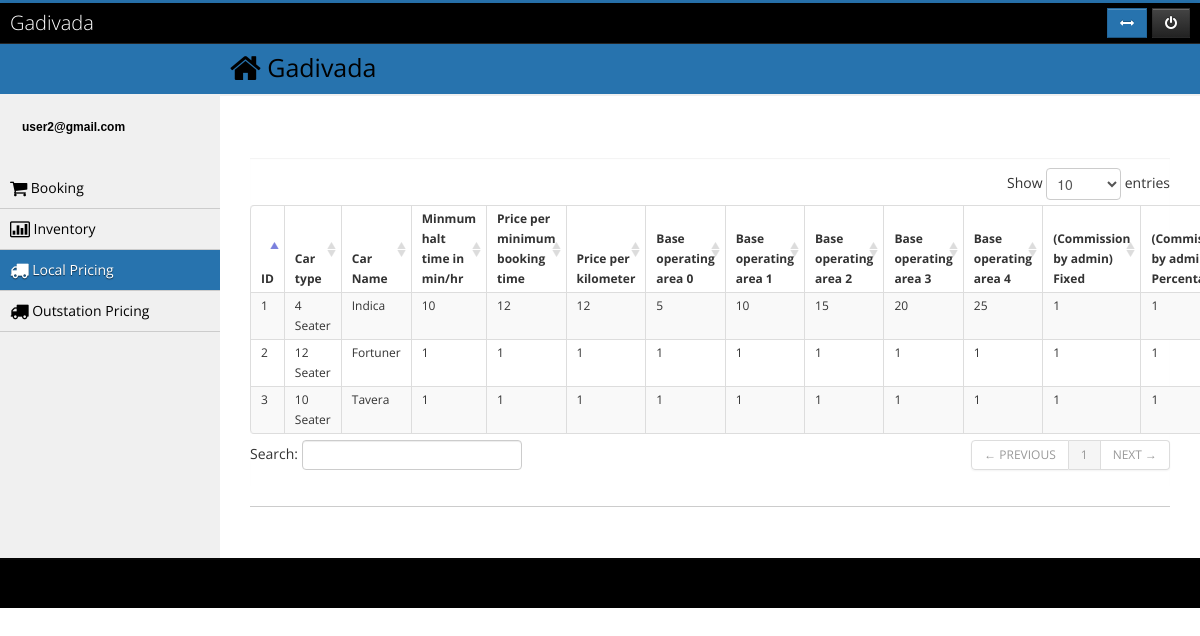
/index.php/pricing/local (signed in), run on an earlier commit of the app's database.
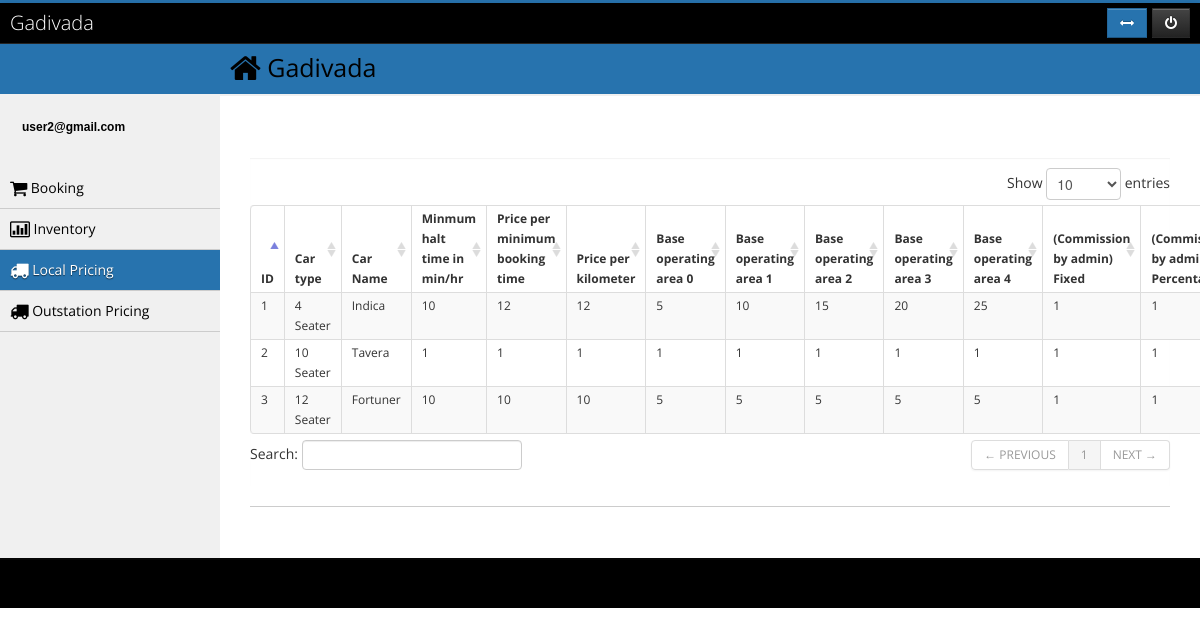
And on a later commit of the database.
### tables this page shows
CREATE TABLE IF NOT EXISTS `pricing_local` (
  `ID` int(11) NOT NULL AUTO_INCREMENT,
  `inventory_id` int(11) NOT NULL,
  `agent_id` int(11) NOT NULL,
  `price_for` varchar(50) NOT NULL COMMENT '1-Fexible, 2-Package',
  `car_type_id` int(11) NOT NULL,
  `car_model_id` int(11) NOT NULL,
  `package` varchar(200) DEFAULT NULL,
  `extra_per_km` int(11) NOT NULL DEFAULT '1',
  `extra_per_hr` int(11) NOT NULL DEFAULT '1',
  `min_halt_time` varchar(40) DEFAULT '1',
  `price_per_min_booking_time` int(11) DEFAULT '1',
  `price_per_km` int(11) DEFAULT '1',
  `commision_fixed` int(11) NOT NULL DEFAULT '1',
  `commision_percentage` int(11) NOT NULL DEFAULT '1',
  `base_operating_area_0` varchar(40) DEFAULT '1',
  `base_operating_area_1` varchar(40) DEFAULT '1',
  `base_operating_area_2` varchar(40) DEFAULT '1',
  `base_operating_area_3` varchar(40) DEFAULT '1',
  `base_operating_area_4` varchar(40) DEFAULT '1',
  `status` int(2) NOT NULL DEFAULT '1',
  PRIMARY KEY (`ID`),
  KEY `FK_pricing_local.car_type_id` (`car_type_id`),
  KEY `FK_pricing_local.car_model_id` (`car_model_id`),
  KEY `FK_pricing_local.inventory_id` (`inventory_id`)
);

CREATE TABLE IF NOT EXISTS `car_type` (
  `ID` int(11) NOT NULL AUTO_INCREMENT,
  `TYPE_NAME` varchar(100) DEFAULT NULL,
  PRIMARY KEY (`ID`)
);

CREATE TABLE IF NOT EXISTS `car_model` (
  `ID` int(11) NOT NULL AUTO_INCREMENT,
  `TYPE_ID` int(11) NOT NULL DEFAULT '0',
  `MODEL_NAME` varchar(100) NOT NULL,
  PRIMARY KEY (`ID`)
);

### application/controllers/pricing.php (called while the page is built, shortened)
<?php if ( ! defined('BASEPATH')) exit('No direct script access allowed');
class Pricing extends CI_Controller {
	public function __construct()
	{
		$this->load->model('admin_m');
		$this->load->model('city_m');
		$this->load->model('inventory_m');
		$this->load->model('car_type_m');
		$this->load->model('packages_m');
		$this->load->model('pricing_m');
	}
	public function local()
	{
		$data['local'] = $this->packages_m->get_all_local_packages();
		$data['feature'] = $this->admin_m->get_all_feature();
		$data['car_type'] = $this->car_type_m->get_all_car_type();
		$data['lf'] = 'active';
		$data['localData'] = $this->pricing_m->get_all_local_pricing_data();
		$this->load->view('local_pricing',$data);
	}
}

### index.php (called while the page is built, shortened)
<?php
require_once BASEPATH.'core/CodeIgniter.php';

### application/models/pricing_m.php (called while the page is built, shortened)
<?php
Class Pricing_m extends CI_Model{
	function get_all_local_pricing_data($id=0)
	{
		$agent_id = $this->session->userdata('id');
			$this->db->join('inventory', 'inventory.ID = pricing_local.inventory_id');
			$this->db->join('car_type', 'car_type.ID = pricing_local.car_type_id');
			$this->db->join('car_model', 'car_model.TYPE_ID = car_type.ID and car_model.ID = pricing_local.car_model_id');
			$this->db->join('package_local', 'package_local.ID = pricing_local.package','left');
			if($agent_id > 0){
				$this->db->where('inventory.agent_id',$agent_id);
			}
			$this->db->where('inventory.LOCAL',1);
			$this->db->distinct();
		$query=$this->db->get()->result();
		return $query;
	}
}
?>

### application/views/local_pricing.php (the view, shortened to what this page needs)
	<h3 align="center">Local Pricing Details</h3>
<div id="collapse4" class="body">
	<div id="question" style="display:none; cursor: default; padding:10px;">
		<h6>Are you sure to delete ?</h6>
		<br />
	</div>
	<table id="dataTable" class="table table-bordered table-condensed table-hover table-striped">
		<thead>
			<tr>
				<th>ID</th>
				<th>Car type</th>
				<th>Car Name</th>
				<th>Minmum halt time in min/hr</th>
				<th>Price per minimum booking time</th>
				<th>Price per kilometer</th>
				<th>Base operating area 0</th>
				<th>Base operating area 1</th>
				<th>Base operating area 2</th>
				<th>Base operating area 3</th>
				<th>Base operating area 4</th>
				<th>(Commission by admin) Fixed</th>
				<th>(Commission by admin) Percentage</th>
			</tr>
		</thead>
		<tbody>
			<?php $numbers = 1;
			foreach($localData as $row){ ?>
			<TR>
				<td><?php echo $numbers ?></td>
				<td><?php echo $row->TYPE_NAME ?></td>
				<td><?php echo $row->MODEL_NAME ?></td>
				<td><?php echo $row->min_halt_time ?></td>
				<td><?php echo $row->price_per_min_booking_time ?></td>
				<td><?php echo $row->price_per_km ?></td>
				<td><?php echo $row->base_operating_area_0 ?></td>
				<td><?php echo $row->base_operating_area_1 ?></td>
				<td><?php echo $row->base_operating_area_2 ?></td>
				<td><?php echo $row->base_operating_area_3 ?></td>
				<td><?php echo $row->base_operating_area_4 ?></td>
				<td><?php echo $row->commision_fixed ?></td>
				<td><?php echo $row->commision_percentage ?></td>
			</TR>
			<?php $numbers ++ ; } ?>
		</tbody>
	</table>
</div>

What changed in the data, as far as the page shows it:
shown differently, row unchanged: pricing_local "10 Seater": moves up the list
changed pricing_local "12 Seater": min_halt_time "1" → "10"; price_per_min_booking_time "1" → "10"; price_per_km "1" → "10"; base_operating_area_0 "1" → "5"; base_operating_area_1 "1" → "5"; base_operating_area_2 "1" → "5"; base_operating_area_3 "1" → "5"; base_operating_area_4 "1" → "5"
